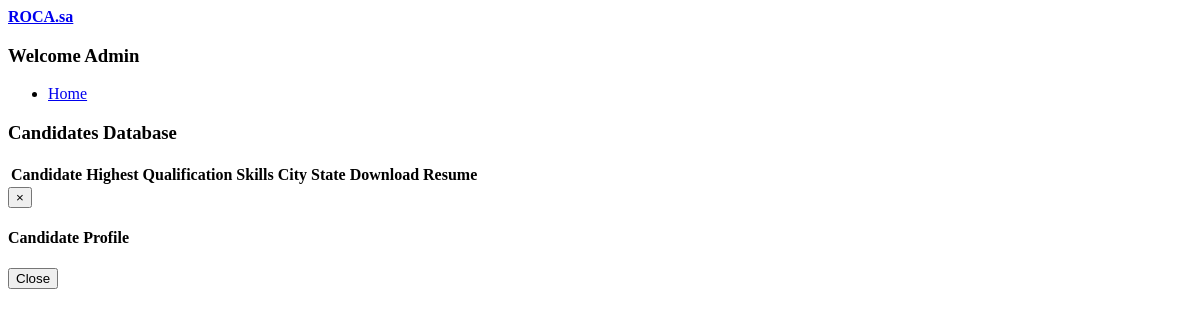
The page /admin/applications.php (signed in) on the database as committed earlier.
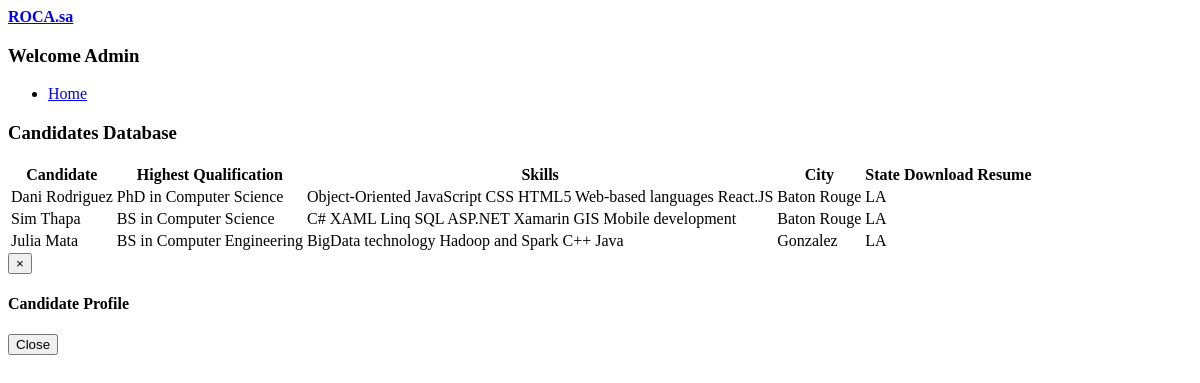
The same page on the database as committed later.
### tables this page shows
CREATE TABLE IF NOT EXISTS `users` (
  `id_user` int(11) NOT NULL AUTO_INCREMENT,
  `firstname` varchar(255) NOT NULL,
  `lastname` varchar(255) NOT NULL,
  `email` varchar(255) NOT NULL,
  `password` varchar(255) NOT NULL,
  `address` text DEFAULT NULL,
  `city` varchar(255) DEFAULT NULL,
  `state` varchar(255) DEFAULT NULL,
  `contactno` varchar(255) DEFAULT NULL,
  `qualification` varchar(255) DEFAULT NULL,
  `stream` varchar(255) DEFAULT NULL,
  `dob` varchar(255) DEFAULT NULL,
  `resume` varchar(255) DEFAULT NULL,
  `hash` varchar(255) DEFAULT NULL,
  `active` int(11) NOT NULL DEFAULT 0,
  `aboutme` text DEFAULT NULL,
  `skills` text DEFAULT NULL,
  PRIMARY KEY (`id_user`),
  UNIQUE KEY `email` (`email`)
);

### admin/applications.php (the view, shortened to what this page needs)
<?php
require_once("../database.php");
?>
<!DOCTYPE html>
<html>
<head>
 <link rel="stylesheet" href="https://cdn.datatables.net/1.10.15/css/jquery.dataTables.min.css">
</head>
  <body>
    <div>
  <header>
    <a href="index.php" class="logo logo-bg-purple">
      <span class="logo-lg"><b>ROCA.sa</b></span>
    </a>
  </header>
  <div>
    <section>
                <h3 class="box-title">Welcome <b>Admin</b></h3>
                <ul class="nav nav-pills nav-stacked">
                  <li><a href="home.php"> Home</a></li>
                </ul>
                <h3>Candidates Database</h3>
                <div class="row margin-top-20">
                  <div class="col-md-12">
                    <div class="box-body table-responsive no-padding">
                      <table id="example2" class="table table-hover">
                        <thead>
                          <th>Candidate</th>
                          <th>Highest Qualification</th>
                          <th>Skills</th>
                          <th>City</th>
                          <th>State</th>
                          <th>Download Resume</th>
                        </thead>
                        <tbody>
                          <?php
                           $sql = "SELECT * FROM users";
                                $result = $conn->query($sql);
                                if($result->num_rows > 0) {
                                  while($row = $result->fetch_assoc())
                                  {
                                    $skills = $row['skills'];
                                    $skills = explode(',', $skills);
                          ?>
                          <tr>
                            <td><?php echo $row['firstname'].' '.$row['lastname']; ?></td>
                            <td><?php echo $row['qualification']; ?></td>
                            <td>
                              <?php
                              foreach ($skills as $value) {
                                echo ' <span class="label label-success">'.$value.'</span>';
                              }
                              ?>
                            </td>
                            <td><?php echo $row['city']; ?></td>
                            <td><?php echo $row['state']; ?></td>
                            <?php if($row['resume'] != '') { ?>
                            <td><a href="../uploads/resume/<?php echo $row['resume']; ?>" download="<?php echo $row['firstname'].' Resume'; ?>"><i class="fa fa-file-pdf-o"></i></a></td>
                            <?php } else { ?>
                            <td>No Resume Uploaded</td>
                            <?php } ?>
                          </tr>
                          <?php
                            }
                          }
                          ?>
                        </tbody>
                      </table>
    </section>
            <button type="button" class="close" data-dismiss="modal" aria-label="Close">
              <span aria-hidden="true">&times;</span></button>
            <h4 class="modal-title">Candidate Profile</h4>
            <button type="button">Close</button>
</div>
</body>
</html>

Rows that differ between the two databases and show on the page:
added users: firstname "Dani", lastname "Rodriguez", qualification "PhD in Computer Science", skills "Object-Oriented JavaScript", skills "CSS", skills "HTML5", skills "Web-based languages", skills "React.JS", city "Baton Rouge", state "LA"
added users: firstname "Sim", lastname "Thapa", qualification "BS in Computer Science", skills "C#", skills "XAML", skills "Linq", skills "SQL", skills "ASP.NET", skills "Xamarin", skills "GIS", skills "Mobile development", city "Baton Rouge", state "LA"
added users: firstname "Julia", lastname "Mata", qualification "BS in Computer Engineering", skills "BigData technology", skills "Hadoop", skills "and Spark", skills "C++", skills "Java", city "Gonzalez", state "LA"
